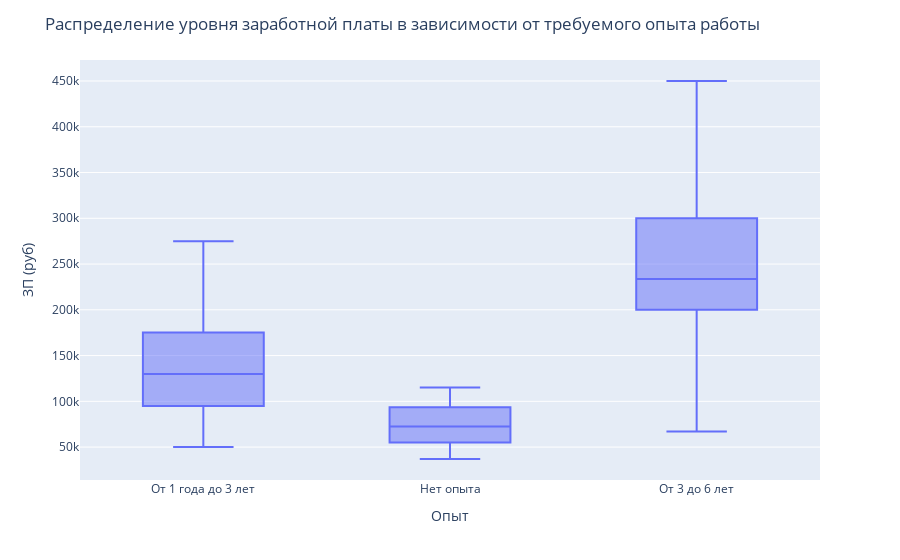

The code cell stored with this chart in its notebook:
### Markdown cell above
Для наглядности построим график.

### Code cell
#импорт необходимых библиотек
import plotly.express as px
from plotly.subplots import make_subplots

#добавляем коробчатую диаграмму
fig = px.box(data_frame=df, y='salary', x='experience')
#задаем доп. параметры (заголовок, отсутствие легенды, подпись осей)
fig.update_layout(title="Распределение уровня заработной платы в зависимости от требуемого опыта работы",
                  showlegend=False,
                  xaxis_title="Опыт",
                  yaxis_title="ЗП (руб)")

#сохранение графика
fig.write_html("plotly/graph.html")

#выводим график
fig.show()

### Figure 1 — Plotly figure (JSON) as saved in the notebook; plotly's stock layout.template omitted (floating-point values rounded to 4 significant figures)
{"data": [{"alignmentgroup": "True", "hovertemplate": "experience=%{x}<br>salary=%{y}<extra></extra>", "legendgroup": "", "marker": {"color": "#636efa"}, "name": "", "notched": false, "offsetgroup": "", "orientation": "v", "showlegend": false, "type": "box", "x": ["От 1 года до 3 лет", "От 1 года до 3 лет", "От 1 года до 3 лет", "Нет опыта", "Нет опыта", "От 3 до 6 лет", "От 1 года до 3 лет", "От 3 до 6 лет", "Нет опыта", "От 3 до 6 лет", "От 3 до 6 лет", "Нет опыта", "От 3 до 6 лет", "От 3 до 6 лет", "От 1 года до 3 лет", "Нет опыта", "От 1 года до 3 лет", "От 3 до 6 лет", "От 3 до 6 лет", "От 3 до 6 лет", "От 1 года до 3 лет", "От 3 до 6 лет", "От 3 до 6 лет", "От 3 до 6 лет", "От 1 года до 3 лет", "От 1 года до 3 лет", "От 1 года до 3 лет", "От 1 года до 3 лет", "От 1 года до 3 лет", "От 3 до 6 лет", "От 3 до 6 лет", "От 1 года до 3 лет", "От 1 года до 3 лет", "От 1 года до 3 лет", "От 1 года до 3 лет", "От 3 до 6 лет", "От 1 года до 3 лет", "Нет опыта", "От 3 до 6 лет", "От 1 года до 3 лет", "От 3 до 6 лет", "От 3 до 6 лет", "От 3 до 6 лет", "От 3 до 6 лет", "От 1 года до 3 лет", "От 1 года до 3 лет", "От 3 до 6 лет", "От 3 до 6 лет", "От 1 года до 3 лет", "От 1 года до 3 лет", "От 3 до 6 лет", "От 1 года до 3 лет", "От 3 до 6 лет", "От 1 года до 3 лет", "От 1 года до 3 лет", "От 3 до 6 лет", "Нет опыта", "От 1 года до 3 лет", "От 3 до 6 лет", "От 1 года до 3 лет", "От 1 года до 3 лет", "От 3 до 6 лет"], "x0": " ", "xaxis": "x", "y": [60000, 75000, 60000, 37000, 50000, 119000, 110000, 233794, 72500, 150000, 233794, 115000, 450000, 233794, 90000, 98000, 122047, 292242, 200000, 250000, 50000, 140000, 222104, 225000, 100000, 200000, 225000, 205000, 120000, 300000, 200000, 150000, 105000, 90000, 150000, 300000, 170000, 80000, 275000, 175346, 300000, 300000, 155000, 225000, 275000, 150000, 250000, 300000, 130000, 130000, 200000, 225000, 350000, 275000, 50000, 300000, 70000, 100000, 292242, 175000, 143500, 67126], "y0": " ", "yaxis": "y"}], "layout": {"boxmode": "group", "legend": {"tracegroupgap": 0}, "margin": {"t": 60}, "showlegend": false, "title": {"text": "Распределение уровня заработной платы в зависимости от требуемого опыта работы"}, "xaxis": {"anchor": "y", "domain": [0, 1], "title": {"text": "Опыт"}}, "yaxis": {"anchor": "x", "domain": [0, 1], "title": {"text": "ЗП (руб)"}}}}
